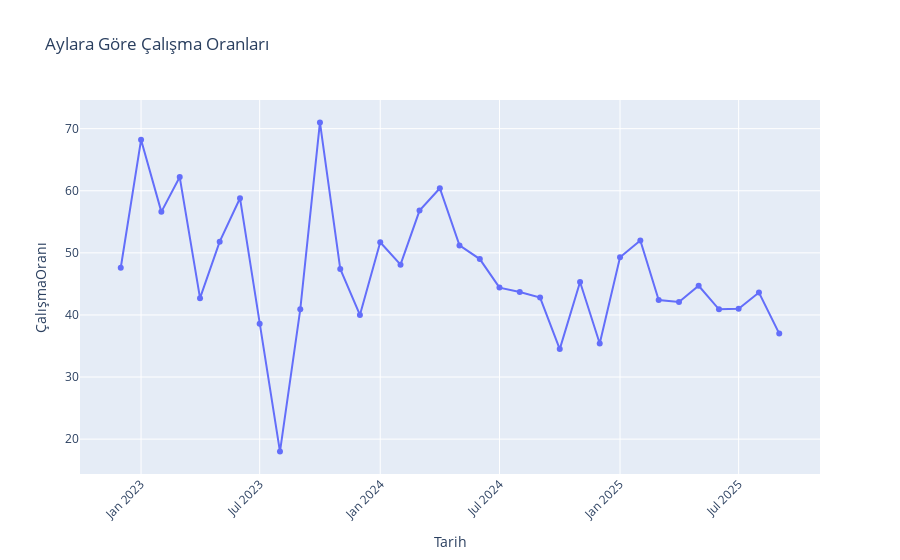

Here is the notebook cell this chart was saved with:
### Markdown cell above
##### Aylık Grafik

### Code cell
plot_data = aylik_toplam.copy()
plot_data['Tarih'] = plot_data['Tarih'].astype(str)

fig = px.line(plot_data, 
              x='Tarih', 
              y='ÇalışmaOranı',
              title='Aylara Göre Çalışma Oranları',
              labels={'ÇalışmaOranı': 'ÇalışmaOranı', 'Tarih': 'Tarih'},
              markers=True)
fig.update_layout(
    xaxis_tickangle=-45,
    showlegend=False
)

fig.show()

### Figure 1 — Plotly figure (JSON) as saved in the notebook; plotly's stock layout.template omitted (floating-point values rounded to 4 significant figures)
{"data": [{"hovertemplate": "Tarih=%{x}<br>ÇalışmaOranı=%{y}<extra></extra>", "legendgroup": "", "line": {"color": "#636efa", "dash": "solid"}, "marker": {"symbol": "circle"}, "mode": "markers+lines", "name": "", "orientation": "v", "showlegend": false, "type": "scatter", "x": ["2022-12", "2023-01", "2023-02", "2023-03", "2023-04", "2023-05", "2023-06", "2023-07", "2023-08", "2023-09", "2023-10", "2023-11", "2023-12", "2024-01", "2024-02", "2024-03", "2024-04", "2024-05", "2024-06", "2024-07", "2024-08", "2024-09", "2024-10", "2024-11", "2024-12", "2025-01", "2025-02", "2025-03", "2025-04", "2025-05", "2025-06", "2025-07", "2025-08", "2025-09"], "xaxis": "x", "y": [47.6, 68.2, 56.6, 62.2, 42.7, 51.8, 58.8, 38.6, 18, 40.9, 71, 47.4, 40, 51.7, 48.1, 56.8, 60.4, 51.2, 49, 44.4, 43.7, 42.8, 34.5, 45.3, 35.4, 49.3, 52, 42.4, 42.1, 44.7, 40.9, 41, 43.6, 37], "yaxis": "y"}], "layout": {"legend": {"tracegroupgap": 0}, "showlegend": false, "title": {"text": "Aylara Göre Çalışma Oranları"}, "xaxis": {"anchor": "y", "domain": [0, 1], "tickangle": -45, "title": {"text": "Tarih"}}, "yaxis": {"anchor": "x", "domain": [0, 1], "title": {"text": "ÇalışmaOranı"}}}}
